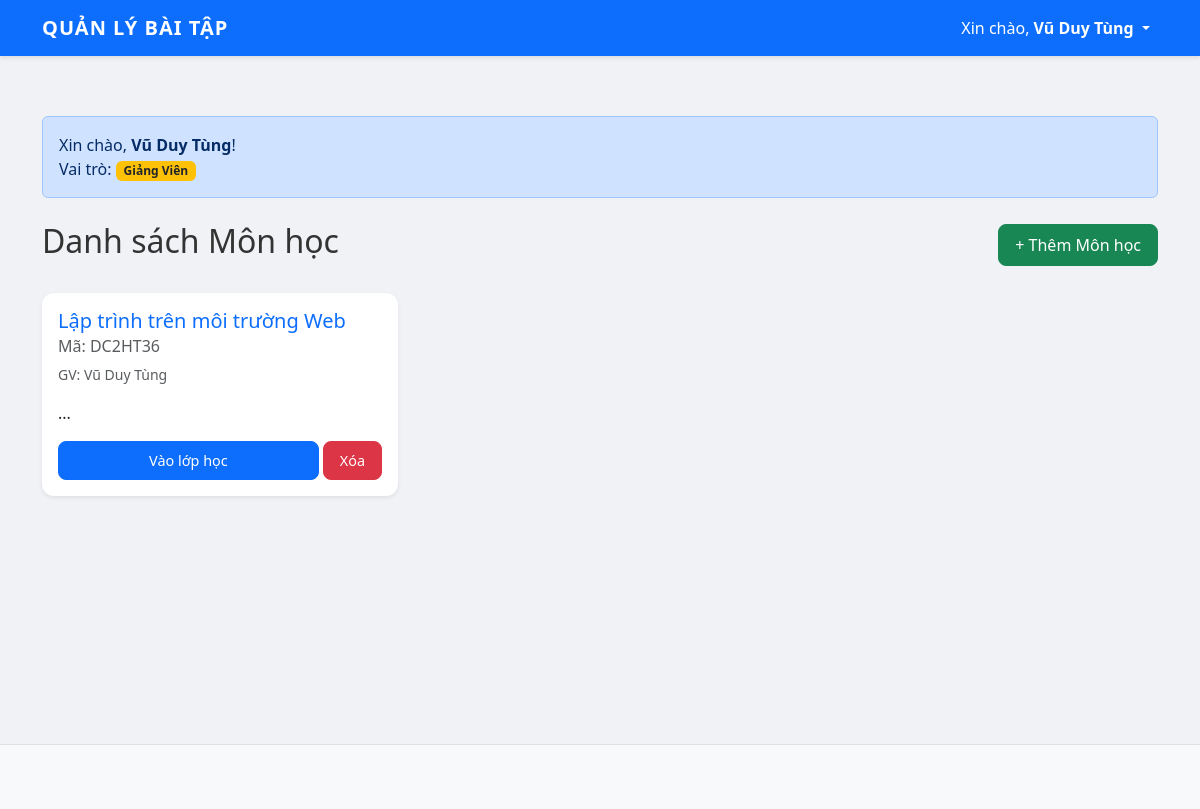
/index.php (signed in), run on the app's committed database.
### tables this page shows
CREATE TABLE `subjects` (
  `id` int(11) NOT NULL,
  `name` varchar(100) NOT NULL,
  `code` varchar(20) NOT NULL,
  `description` text DEFAULT NULL,
  `teacher_id` int(11) DEFAULT NULL,
  `created_at` timestamp NOT NULL DEFAULT current_timestamp()
);

CREATE TABLE `users` (
  `id` int(11) NOT NULL,
  `username` varchar(50) NOT NULL,
  `password` varchar(255) NOT NULL,
  `fullname` varchar(100) NOT NULL,
  `role` enum('Sinh Viên','Giảng Viên') DEFAULT 'Sinh Viên',
  `created_at` timestamp NOT NULL DEFAULT current_timestamp()
);

### index.php (the view, shortened to what this page needs)
<?php
require_once 'includes/db.php';
require_once 'includes/header.php';
$sql = "SELECT subjects.*, users.fullname as teacher_name
        FROM subjects
        JOIN users ON subjects.teacher_id = users.id
        ORDER BY subjects.created_at DESC";
$stmt = $conn->query($sql);
$subjects = $stmt->fetchAll(PDO::FETCH_ASSOC);
?>
<div class="alert alert-primary mt-3">
    Xin chào, <strong><?php echo $_SESSION['fullname']; ?></strong>! <br>
    Vai trò: <span class="badge bg-warning text-dark"><?php echo $_SESSION['role']; ?></span>
</div>
<div class="d-flex justify-content-between align-items-center mb-4 mt-4">
    <h2>Danh sách Môn học</h2>
    <?php if ($_SESSION['role'] == 'Giảng Viên'): ?>
        <a href="add_subject.php" class="btn btn-success">+ Thêm Môn học</a>
    <?php endif; ?>
</div>
<div class="row">
    <?php if (count($subjects) > 0): ?>
        <?php foreach ($subjects as $row): ?>
            <div class="col-md-4 mb-4">
                <div class="card h-100 shadow-sm border-primary">
                    <div class="card-body">
                        <h5 class="card-title text-primary"><?php echo htmlspecialchars($row['name']); ?></h5>
                        <h6 class="card-subtitle mb-2 text-muted">Mã: <?php echo htmlspecialchars($row['code']); ?></h6>
                        <p class="card-text text-muted small">
                            GV: <?php echo htmlspecialchars($row['teacher_name']); ?>
                        </p>
                        <p class="card-text">
                            <?php echo htmlspecialchars(substr($row['description'], 0, 80)); ?>...
                        </p>
                        <div class="d-flex justify-content-between">
                            <a href="view_subject.php?id=<?php echo $row['id']; ?>" class="btn btn-primary btn-sm flex-grow-1 me-1">
                                Vào lớp học
                            </a>
                            <?php if ($_SESSION['role'] == 'Giảng Viên'): ?>
                                <a href="delete_subject.php?id=<?php echo $row['id']; ?>"
                                   class="btn btn-danger btn-sm"
                                   onclick="return confirm('CẢNH BÁO: Bạn có chắc muốn xóa môn này? Tất cả bài tập và bài nộp trong môn này sẽ bị xóa vĩnh viễn!');">
                                    Xóa
                                </a>
                            <?php endif; ?>
                        </div>
                        </div>
                </div>
            </div>
        <?php endforeach; ?>
    <?php else: ?>
        <div class="col-12">
            <div class="alert alert-info">Chưa có môn học nào.</div>
        </div>
    <?php endif; ?>
</div>
<?php require_once 'includes/footer.php'; ?>

### css/style.css (style rules this page uses)
body { background-color: #f0f2f5; font-family: 'Segoe UI', Tahoma, Geneva, Verdana, sans-serif; color: #333; }
.card { border: none; border-radius: 12px; transition: transform 0.2s ease, box-shadow 0.2s ease; background-color: #ffffff; }
.btn { border-radius: 8px; font-weight: 500; padding: 8px 16px; }
.btn-sm { font-size: 0.9rem; }

### data on the page
subjects: name "Lập trình trên môi trường Web", code "DC2HT36", teacher.fullname "Vũ Duy Tùng"

### other printed values
$_SESSION['fullname'] "Vũ Duy Tùng"
$_SESSION['role'] "Giảng Viên"
